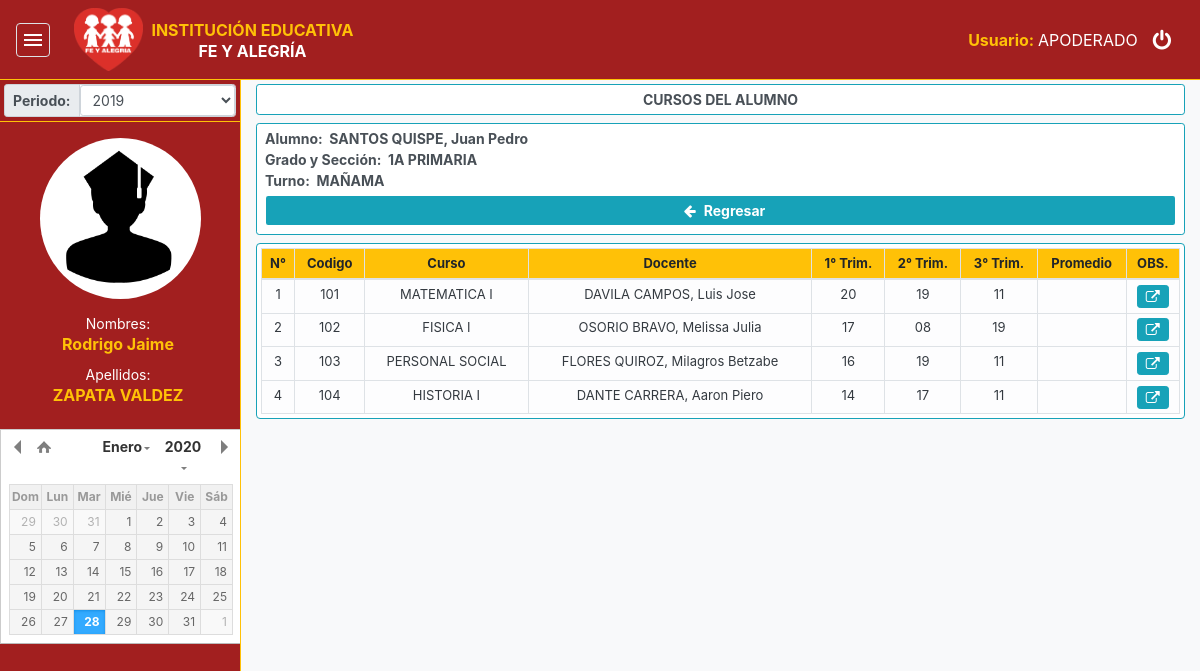
The app's page /modulo/apafa/student/?student=88888888 (signed in) with its own data.
### tables this page shows
CREATE TABLE `matricula` (
  `cod_matricula` int(11) NOT NULL,
  `alumno` varchar(10) NOT NULL,
  `aula` varchar(5) NOT NULL,
  `nivel` varchar(20) NOT NULL,
  `turno` varchar(10) NOT NULL,
  `cod_curso` varchar(8) NOT NULL,
  `periodo` varchar(6) NOT NULL,
  `obs` varchar(1000) NOT NULL,
  `estado` int(11) NOT NULL,
  `T1` varchar(2) NOT NULL,
  `T2` varchar(2) NOT NULL,
  `T3` varchar(2) NOT NULL,
  `promedio` varchar(2) NOT NULL
);

CREATE TABLE `cursos` (
  `cod_curso` varchar(8) NOT NULL,
  `descripcion` varchar(100) NOT NULL
);

CREATE TABLE `persona` (
  `cod_persona` int(11) NOT NULL,
  `paterno` varchar(50) NOT NULL,
  `materno` varchar(50) NOT NULL,
  `nombres` varchar(100) NOT NULL,
  `documento` varchar(10) NOT NULL,
  `tipo_persona` varchar(30) NOT NULL,
  `obs` varchar(100) NOT NULL,
  `estado` int(11) NOT NULL
);

### assets/php/conexion.php (called while the page is built, shortened)
<?php
class conexion
{
	private static $servidor="localhost";
	private static $usuario="root";
	private static $contrasenia="";
	private static $basedatos="bd_test";
	protected function Consulta($crud)
    {
		try
        {
			$mysqlicon = new mysqli(self::$servidor,self::$usuario,self::$contrasenia,self::$basedatos);
			mysqli_set_charset($mysqlicon, 'utf8');
			$resultado=$mysqlicon->query($crud);
			return $resultado;
		}
        catch (Exception $e)
        {
			echo "Fallo al conectar a MySQL: " . mysqli_connect_error()."<br>";
			echo "Tipo de fallo: ".$e."<br>";
		}
	}
}
?>

### assets/php/funciones.php (called while the page is built, shortened)
<?php
include('conexion.php');
class Funciones extends conexion{
    public function Seleccionar($Consulta){
        $resultado = $this->Consulta($Consulta);
        return $resultado;
    }
}
?>

### modulo/apafa/student/index.php (the view, shortened to what this page needs)
<!DOCTYPE html>
<html lang="es">
    <head>
        <?php
        $ruta='../../../';
        require($ruta.'assets/include/links.php');
        require($ruta.'assets/php/funciones.php');
        ?>
    </head>
    <body>
        <?php include ($ruta.'assets/include/headerApafa.php') ?>
        <div class="bg-socendary" id="uMdi">
            <div id="uLateral" class="uLateral-lg uGreen">
                <?php include ($ruta.'assets/include/navLateralApafa.php') ?>
            </div>
            <div class="uMain-lg bg-light border-left border-warning" id="uMain">
                <div class="container-fluid">
                    <div class="form-control form-control-sm my-1 text-center border border-info">
                        <span class="font-weight-bold">CURSOS DEL ALUMNO</span>
                    </div>
                    <?php
                    $conectar = new Funciones();
                    $consulta = "SELECT DISTINCT A.alumno, P.paterno, P.materno, P.nombres, M.aula, M.nivel, M.turno FROM apafa AS A INNER JOIN matricula AS M ON A.alumno = M.alumno INNER JOIN cursos AS C ON M.cod_curso = C.cod_curso INNER JOIN persona AS P ON A.alumno = P.documento WHERE A.apoderado = '".$_SESSION["fa_DOCUMENTO"]."' and M.periodo = '".$_SESSION["fa_PERIODO"]."' AND A.alumno = '".$_GET["student"]."'";
                    $resultado = $conectar->Seleccionar($consulta);
                    while($fila = $resultado->fetch_array()){
                        if($fila[6] == "M"){
                            $turno = "MAÑAMA";
                        }elseif($fila[6] == "T"){
                            $turno = "TARDE";
                        }
                        echo '
                        <div class="form-control form-control-sm my-2 border border-info">
                            <span class="font-weight-bold">Alumno: &nbsp;<span>'.$fila[1].' '.$fila[2].', '.$fila[3].'</span></span><br>
                            <span class="font-weight-bold">Grado y Sección: &nbsp;<span>'.$fila[4].' '.$fila[5].'</span></span><br>
                            <span class="font-weight-bold">Turno: &nbsp;<span>'.$turno.'</span></span>
                            <a href="../../apafa/" class="btn btn-sm form-control text-white bg-info my-1 font-weight-bold"><i class="fa fa-arrow-left tam-icon px-2"></i>Regresar</a>
                        </div>
                        ';
                    }
                    ?>
                    <div class="form-control form-control-sm table-responsive my-1 p-1 border border-info rounded" style="max-height:438px;">
                        <table class="table table-light table-sm table-hover table-bordered m-0" style="font-size:13px;">
                            <thead class="btn-warning">
                                <tr>
                                    <th class="text-center">N°</th>
                                    <th class="text-center">Codigo</th>
                                    <th class="text-center">Curso</th>
                                    <th class="text-center">Docente</th>
                                    <th class="text-center">1° Trim.</th>
                                    <th class="text-center">2° Trim.</th>
                                    <th class="text-center">3° Trim.</th>
                                    <th class="text-center">Promedio</th>
                                    <th class="text-center">OBS.</th>
                                </tr>
                            </thead>
                            <tbody id="contenidoAlumno" class="text-dark">
                                <?php
                                $conectar = new Funciones();
                                $consulta = "SELECT M.cod_matricula, M.cod_curso, C.descripcion, P.paterno, P.materno, P.nombres, M.T1, M.T2, M.T3, M.promedio FROM apafa AS A INNER JOIN matricula AS M ON A.alumno = M.alumno INNER JOIN cursos AS C ON M.cod_curso = C.cod_curso INNER JOIN docente_curso AS DC ON DC.aula = M.aula AND DC.nivel = M.nivel AND DC.turno = M.turno AND DC.cod_curso = M.cod_curso AND DC.periodo = M.periodo INNER JOIN persona AS P ON DC.docente = P.documento WHERE A.apoderado = '".$_SESSION["fa_DOCUMENTO"]."' and M.periodo = '".$_SESSION["fa_PERIODO"]."' AND A.alumno = '".$_GET["student"]."'";
                                $resultado = $conectar->Seleccionar($consulta);
                                $cont=0;
                                while($fila = $resultado->fetch_array()){
                                    $cont++;
                                    echo '
                                    <tr>
                                        <td class="text-center">'.$cont.'</td>
                                        <td class="text-center">'.$fila[1].'</td>
                                        <td class="text-center">'.$fila[2].'</td>
                                        <td class="text-center">'.$fila[3].' '.$fila[4].', '.$fila[5].'</td>
                                        <td class="text-center">'.$fila[6].'</td>
                                        <td class="text-center">'.$fila[7].'</td>
                                        <td class="text-center">'.$fila[8].'</td>
                                        <td class="text-center">'.$fila[9].'</td>
                                        <td class="text-center"><button type="button" id="btn-nuevo" class="btn btn-info btn-sm p-0" onclick="modalObs('."'".$fila[0]."'".');"><i class="fa fa-external-link tam-icon px-2"></i></button></td>
                                    </tr>
                                    ';
                                }
                                ?>
                            </tbody>
                        </table>
                    </div>
                </div>
            </div>
        </div>
    </body>
</html>

### assets/include/links.php (shortened to what this page needs)
<link rel="stylesheet" href="<?php echo $ruta; ?>assets/css/bootstrap.min.css">
<link rel="stylesheet" href="<?php echo $ruta; ?>assets/css/style.css">
<link rel="stylesheet" href="<?php echo $ruta; ?>assets/css/font-awesome.min.css">
<link rel="stylesheet" href="<?php echo $ruta; ?>assets/css/jquery.datetimepicker.css">

### assets/include/headerApafa.php (shortened to what this page needs)
<div class="border-bottom border-warning uGreen" id="uHeader">
    <div class="uCentrarCustom" style="height:100%;">
        <label for="uCheck" class="uCentrarCustom mx-3 my-0" id="uLabel" onclick="clickLabel();">
            <i class="material-icons border text-white rounded p-1" style="cursor:pointer">menu</i>
        </label>
        <img src="<?php echo $ruta; ?>assets/img/feyalegria.png" width="auto" height="100%" alt="" class="my-2 p-2">
        <div id="inst-menu" class="uCentrarCustom text-center">
            <div class="text-warning font-weight-bold">
                INSTITUCIÓN EDUCATIVA
                <br>
                <h6 class="font-weight-bold text-white m-0">FE Y ALEGRÍA</h6>
            </div>
        </div>
        <div class="centrar-custom" style="margin: 0px 20px 0px auto">
            <div>
                <span style="color: white">
                    <strong class="text-warning">Usuario: </strong><?php echo strtoupper($_SESSION['fa_TIPO_USUARIO']);?>
                </span>
            </div>
            <div class="col-lg-2 text-right">
                <a href="#" class="text-white" data-toggle="modal" data-target="#miModalCerrarSesion"><i class="fa fa-power-off fa-lg"></i></a>
            </div>
        </div>
    </div>
</div>

### assets/include/navLateralApafa.php (shortened to what this page needs)
<div class="contensMenuLat">
    <div class="uCentrarCustom p-1">
        <div class="input-group input-group-sm">
            <div class="input-group-prepend">
                <span class="input-group-text font-weight-bold" id="basic-addon1">Periodo:</span>
            </div>
            <form action="<?php echo $ruta; ?>inc.out/pdo.php" method="post" class="form-control p-0">
                <select name="pdo" id="pdo" class="form-control form-control-sm" onchange="this.form.submit()">
                    <option value="<?php echo $_SESSION["fa_PERIODO"]; ?>"><?php echo $_SESSION["fa_PERIODO"]; ?></option>
                </select>
            </form>
        </div>
    </div>
    <div class="centrar-custom border-top border-warning pt-3 mb-2">
        <img src="<?php echo $ruta; ?>assets/img/alumno.png" alt="" style="height:161px;border-radius: 50%;" class="bg-white">
    </div>
    <div class="border-warning pt-1 mb-2 mr-1 text-center">
        <span class="text-white" style="font-size:14px;">Nombres:</span><br><h6 class="text-warning font-weight-bold"><?php echo $_SESSION['fa_NOMBRES']; ?></h6>
        <span class="text-white" style="font-size:14px;">Apellidos:</span><br><h6 class="text-warning font-weight-bold"><?php echo $_SESSION['fa_APELLIDOS']; ?></h6>
    </div>
    <div class="my-4 text-center">
    </div>
</div>

### assets/css/style.css (style rules this page uses)
html, body { height: 100%; width: 100%; overflow: hidden; }
#uHeader { height: 10%; width: 100%; }
#uMdi { height: 90%; position: relative; }
.uLateral-lg { height: 100%; width: 20%; float: left; transition: width .3s; transition: width .3s ease-in-out; }
.uMain-lg { height: 100%; width: 80%; float: right; transition: width .3s; transition: width .3s ease-in-out; overflow: auto; }
.contensMenuLat { overflow: hidden; height: 100%; }
.centrar-custom { display: flex; justify-content: center; align-items: center; }
.uCentrarCustom { display: flex; align-items: center; justify-items: center; }
.uGreen { background: #a21f1f; }

### records on screen
matricula: cod_curso "101", cod_curso.descripcion "MATEMATICA I", persona.paterno "DAVILA", persona.materno "CAMPOS", persona.nombres "Luis Jose", T1 "20", T2 "19", T3 "11"
matricula: cod_curso "102", cod_curso.descripcion "FISICA I", persona.paterno "OSORIO", persona.materno "BRAVO", persona.nombres "Melissa Julia", T1 "17", T2 "08", T3 "19"
matricula: cod_curso "103", cod_curso.descripcion "PERSONAL SOCIAL", persona.paterno "FLORES", persona.materno "QUIROZ", persona.nombres "Milagros Betzabe", T1 "16", T2 "19", T3 "11"
matricula: cod_curso "104", cod_curso.descripcion "HISTORIA I", persona.paterno "DANTE", persona.materno "CARRERA", persona.nombres "Aaron Piero", T1 "14", T2 "17", T3 "11"

### other values on screen
$_SESSION['fa_TIPO_USUARIO'] "APODERADO"
$_SESSION['fa_NOMBRES'] "Rodrigo Jaime"
$_SESSION['fa_APELLIDOS'] "ZAPATA VALDEZ"
$fila[1] "SANTOS"
$fila[2] "QUISPE"
$fila[3] "Juan Pedro"
$fila[4] "1A"
$fila[5] "PRIMARIA"
$turno "MAÑAMA"
form field pdo "2019"
